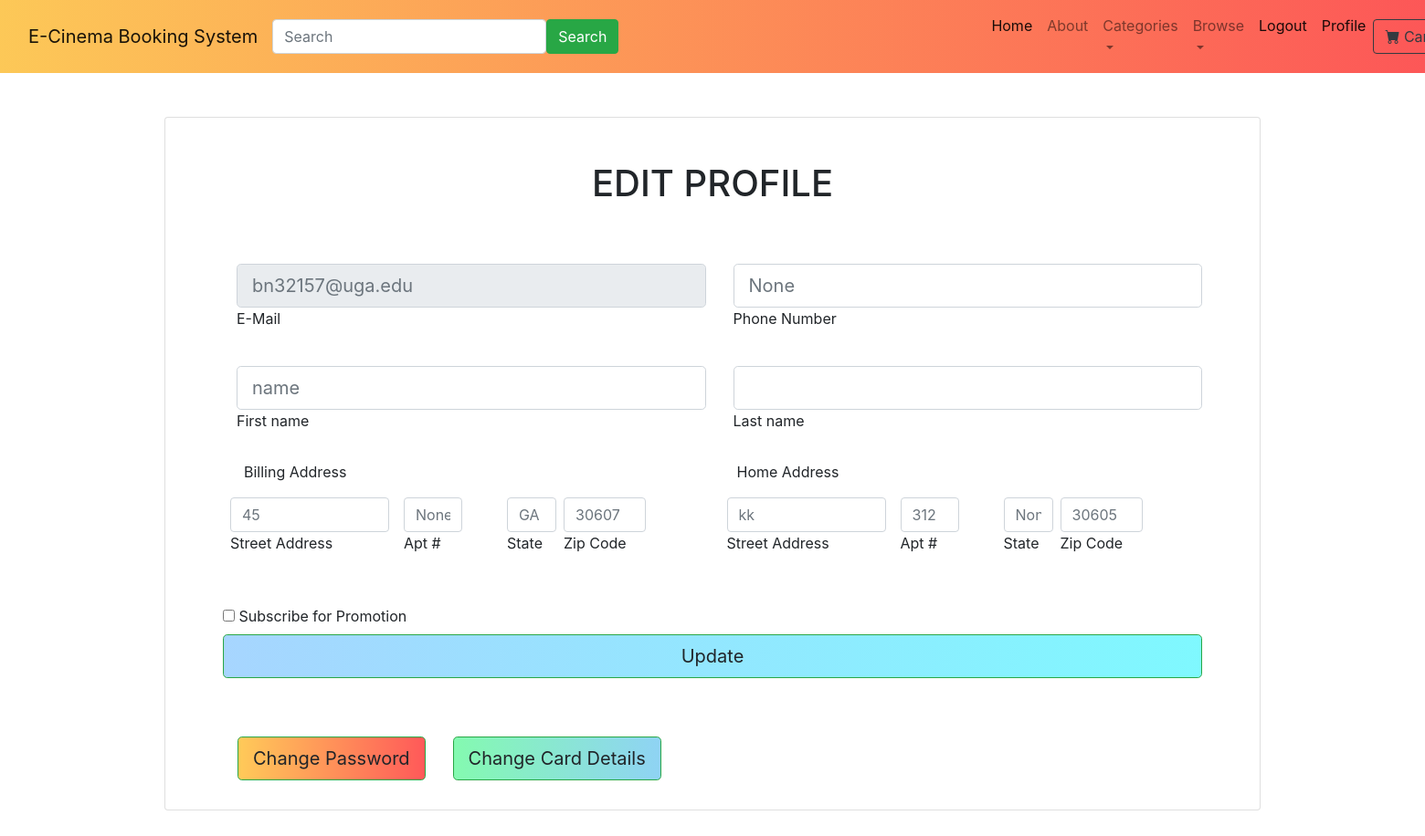
The page /edit_profile (signed in) on the database its author committed.
### ebooking/models.py (models this page shows)
class customuser(AbstractUser):
    phone_number = models.IntegerField()
    streetAddressBilling = models.TextField()
    aptNumberBilling = models.TextField()
    stateBilling = models.TextField()
    zipCodeBilling = models.IntegerField()
    streetAddressHome = models.TextField()
    aptNumberHome = models.TextField()
    stateHome = models.TextField()
    zipCodeHome = models.IntegerField()
    promotion = models.BooleanField(default='False')
    rememberme = models.BooleanField(default='False')

### ebooking/views.py (the view, shortened to what this page needs)
# urls.py: path('edit_profile', views.edit_profile, name='edit'),
def edit_profile(request):
    current_user = request.user
    edit_values = {}
    for field in customuser._meta.fields:
        if field.name!='id' and field.name in request.POST and request.POST[field.name]:
            edit_values[field.name] = request.POST[field.name]
    return render(request, "edit_profile.html")

### home/templates/edit_profile.html (shortened to what this page needs)
{% extends 'base.html' %}
{% load static %}
{% block content %}
<head><link rel="stylesheet" href="{% static 'home/css/registration.css' %}"></head>
  <div class="container h-70 pt-5">
        <div class="d-flex justify-content-center">
            <div class="d-flex justify-content-center">
            <div class="card" style="height:760px;width:1200px">
              <div class="card-body p-5">
                <h1 class="text-uppercase text-center mb-5">Edit Profile</h1>
                  {% if user.is_authenticated %}
                  <form method="POST" action="edit_profile">
                  <div class="col ml-auto">
                    <div class="row ml-auto py-3">
                        <div class="col ml-auto">
                            <input type="text" id="formControlReadonly" class="form-control form-control-lg" placeholder={{user.email}} aria-label={{user.email}} readonly>
                            <label for="formControlReadonly">E-Mail</label>
                        </div>
                        <div class="col ml-auto">
                            <input name="phone_number" type="number" id="phone_number" class="form-control form-control-lg" placeholder={{user.phone_number}}>
                            <label for="phone_number">Phone Number</label>
                        </div>
                    </div>
                    <div class="row ml-auto py-3">
                        <div class="col ml-auto">
                            <input name="first_name" type="text" id="first_name" class="form-control form-control-lg" placeholder={{user.first_name}}>
                            <label for="first_name">First name</label>
                        </div>
                        <div class="col ml-auto">
                            <input name="last_name" type="text"  id="last_name" class="form-control form-control-lg" placeholder={{user.last_name}}>
                            <label for="first_name">Last name</label>
                            </div>
                    </div>
                      <div class="row ml-2 pt-2">
                          <div class="col">
                          <p>Billing Address</p>
                          </div>
                        <div class="col">
                          <p>Home Address</p>
                          </div>
                     </div>
                      <div class="row ml-auto">
                        <div class="col ml-auto">
                            <div class="row mb-4" style="float:left">
                           <div class="form-outline mb-4 px-2" style="float:left;width:190px">
                            <input name= "streetAddressBilling" type="text" id="saddress" class="form-control"
                                   placeholder={{user.streetAddressBilling}}>
                            <label class="form-label" for="saddress">Street Address</label>
                          </div>
                         <div class="form-outline mb-4 px-2" style="float:left;width:80px">
                           <input name="aptNumberBilling" type="text" id="aptnumber" class="form-control"
                                  placeholder={{user.aptNumberBilling}}>
                            <label class="form-label" for="aptnumber">Apt #</label>
                         </div>
                        </div>
                        <div class="row mb-4 px-5">
                        <div class="form-outline mb-4 px-2" style="width:70px">
                           <input name="stateBilling" type="text" id="bstate" class="form-control"
                                  placeholder={{user.stateBilling}}>
                            <label class="form-label" for="bstate" >State</label>
                         </div>
                         <div class="form-outline mb-4" style="float:left;width:90px">
                           <input name= "zipCodeBilling" type="number" id="bzipcode" class="form-control"
                                  placeholder={{user.zipCodeBilling}}>
                            <label class="form-label" for="bzipcode">Zip Code</label>
                         </div></div>
                        </div>
                        <div class="col ml-auto">
                            <div class="row mb-4" style="float:left">
                           <div class="form-outline mb-4 px-2" style="float:left;width:190px">
                            <input name="streetAddressHome" type="text" id="haddress" class="form-control"
                                   placeholder={{user.streetAddressHome}}>
                            <label class="form-label" for="haddress">Street Address</label>
                          </div>
                         <div class="form-outline mb-4 px-2" style="float:left;width:80px">
                           <input name="aptNumberHome" type="text" id="haptnumber" class="form-control"
                                  placeholder={{user.aptNumberHome}}>
                            <label class="form-label" for="haptnumber">Apt #</label>
                         </div>
                        </div>
                        <div class="row mb-4 px-5">
                        <div class="form-outline mb-4 px-2" style="width:70px">
                           <input name="stateHome" type="text" id="hstate" class="form-control"
                                  placeholder={{user.stateHome}}>
                            <label class="form-label" for="hstate" >State</label>
                         </div>
                         <div class="form-outline mb-4" style="float:left;width:90px">
                           <input name="zipCodeHome"  type="number" id="hzipcode" class="form-control"
                                  placeholder={{user.zipCodeHome}}>
                            <label class="form-label" for="hzipcode">Zip Code</label>
                         </div></div>
                        </div>
                    </div>
                    <div >
                          <input type="checkbox" id="promotion" name="promotion" CheckboxPlaceHolder={{user.promotion}}>
                            <label for="promotion"> Subscribe for Promotion</label><br>
                    </div>
                      <div style="text-align: center;">
                    <button class="btn btn-success btn-block btn-lg gradient-custom-3 text-body px-2" type="submit">Update</button>
            </div>
                       </div></form></br></br>
                  <div class="col ml-auto p-3">
                      <div class="row ml-auto">
                          <form method="POST" action="changepassword">
                              <div class="col ml-auto"><button style="color:red" type="submit" value="Change Password",
                                                               class="btn btn-success btn-block btn-lg gradient-custom-6 text-body">Change Password</button>
                              </div> </form>
                         <form method="POST" action="edit_card">
                              <div class="col ml-auto"><button type="submit" value="Change Card Details",
                                                               class="btn btn-success btn-block btn-lg gradient-custom-4 text-body">Change Card Details</button>
                              </div>
                        </form>
                          </div>
                      </div>
                  </div>
                  {% else %}
                <p class="text-center text-muted mt-5 mb-0">User Not Logged IN <a href="login" class="fw-bold text-body"><u>Login here</u></a></p>
                      {% endif %}
              </div>
            </div></div></div></div>
        {% endblock %}

### home/static/home/css/registration.css (style rules this page uses)
.gradient-custom-3 { background: #84fab0; background: -webkit-linear-gradient(to right, rgba(132, 250, 176, 0.5), rgba(143, 211, 244, 0.5)); background: linear-gradient(to right, rgba(132, 250, 176, 0.5), rgba(143, 211, 244, 0.5)) }
.gradient-custom-4 { background: #84fab0; background: -webkit-linear-gradient(to right, rgba(132, 250, 176, 1), rgba(143, 211, 244, 1)); background: linear-gradient(to right, rgba(132, 250, 176, 1), rgba(143, 211, 244, 1)) }
.gradient-custom-3 { background: #4facfe; background: -webkit-linear-gradient(to right, rgba(79, 172, 254, 0.5), rgba(0, 242, 254, 0.5)); background: linear-gradient(to right, rgba(79, 172, 254, 0.5), rgba(0, 242, 254, 0.5)) }
.gradient-custom-6 { background: #ff0000; background: -webkit-linear-gradient(to left, rgba(255, 0, 0, 0.65), rgba(255, 174, 0, 0.65)); background: linear-gradient(to left, rgba(255, 0, 0, 0.65), rgba(255, 174, 0, 0.65)) }

### rows shown on the page
customuser: email "bn32157@uga.edu", phone_number "None", first_name "name", streetAddressBilling "45", aptNumberBilling "None", stateBilling "GA", zipCodeBilling "30607", streetAddressHome "kk", aptNumberHome "312", stateHome "None", zipCodeHome "30605"
